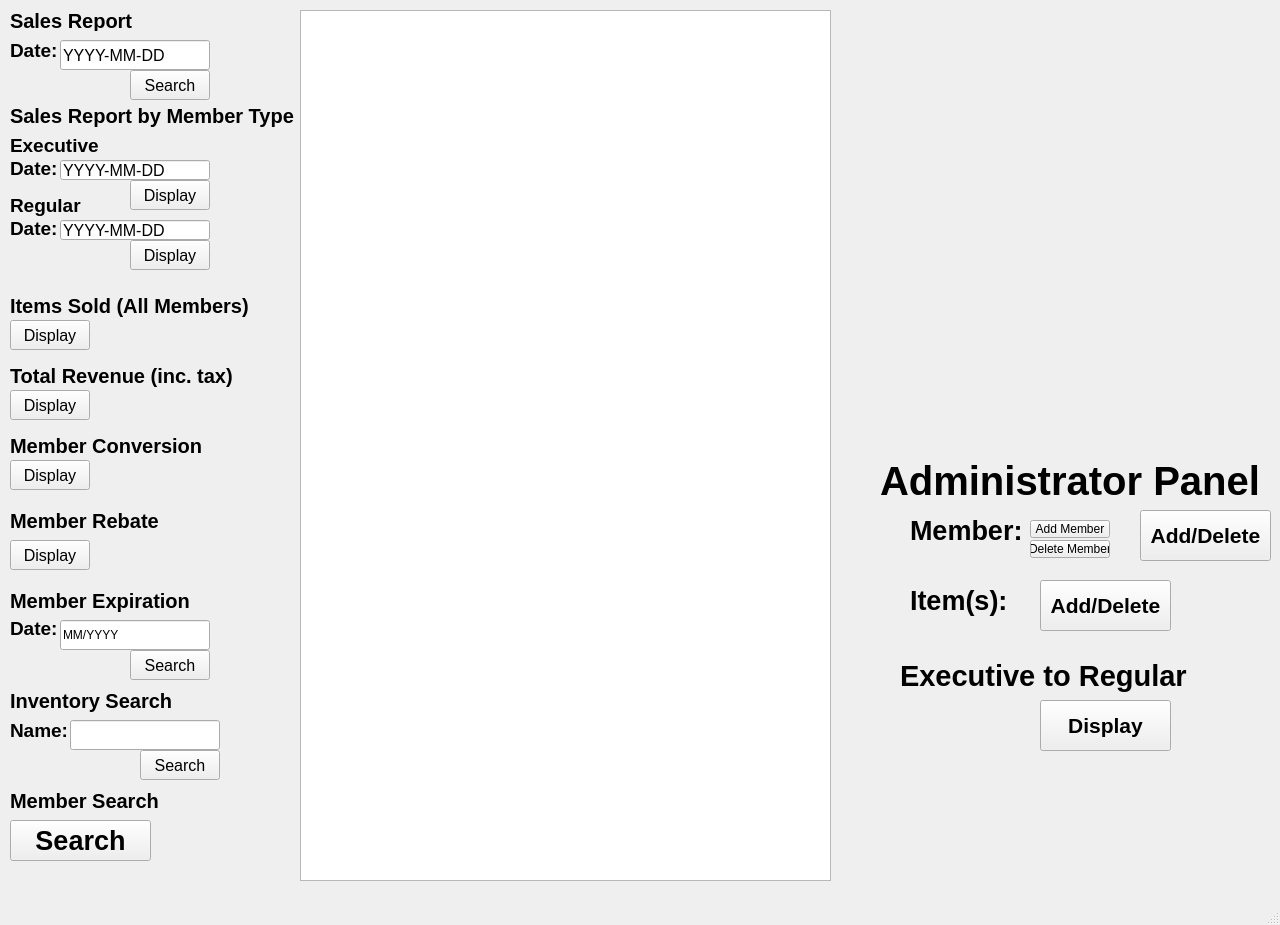
<?xml version="1.0" encoding="UTF-8"?>
<ui version="4.0">
 <class>MainWindow</class>
 <widget class="QMainWindow" name="MainWindow">
  <property name="geometry">
   <rect>
    <x>0</x>
    <y>0</y>
    <width>1280</width>
    <height>925</height>
   </rect>
  </property>
  <property name="minimumSize">
   <size>
    <width>0</width>
    <height>0</height>
   </size>
  </property>
  <property name="maximumSize">
   <size>
    <width>1280</width>
    <height>1000</height>
   </size>
  </property>
  <property name="windowTitle">
   <string>MainWindow</string>
  </property>
  <widget class="QWidget" name="centralwidget">
   <widget class="QLabel" name="taco">
    <property name="geometry">
     <rect>
      <x>860</x>
      <y>30</y>
      <width>401</width>
      <height>371</height>
     </rect>
    </property>
    <property name="text">
     <string/>
    </property>
    <property name="pixmap">
     <pixmap resource="image.qrc">:/images/tacoFlying.gif</pixmap>
    </property>
   </widget>
   <widget class="QLabel" name="label_salesReportMemberType">
    <property name="geometry">
     <rect>
      <x>10</x>
      <y>100</y>
      <width>291</width>
      <height>31</height>
     </rect>
    </property>
    <property name="font">
     <font>
      <pointsize>15</pointsize>
      <bold>true</bold>
     </font>
    </property>
    <property name="text">
     <string>Sales Report by Member Type</string>
    </property>
   </widget>
   <widget class="QTableView" name="tableView">
    <property name="geometry">
     <rect>
      <x>300</x>
      <y>10</y>
      <width>531</width>
      <height>871</height>
     </rect>
    </property>
   </widget>
   <widget class="QLabel" name="label_salesDate">
    <property name="geometry">
     <rect>
      <x>10</x>
      <y>40</y>
      <width>49</width>
      <height>21</height>
     </rect>
    </property>
    <property name="font">
     <font>
      <pointsize>14</pointsize>
      <bold>true</bold>
     </font>
    </property>
    <property name="text">
     <string>Date:</string>
    </property>
   </widget>
   <widget class="QLabel" name="label_salesReport">
    <property name="geometry">
     <rect>
      <x>10</x>
      <y>10</y>
      <width>241</width>
      <height>21</height>
     </rect>
    </property>
    <property name="font">
     <font>
      <pointsize>15</pointsize>
      <bold>true</bold>
     </font>
    </property>
    <property name="text">
     <string>Sales Report</string>
    </property>
   </widget>
   <widget class="QPushButton" name="pushButton_totalRevenueTax">
    <property name="geometry">
     <rect>
      <x>10</x>
      <y>390</y>
      <width>80</width>
      <height>30</height>
     </rect>
    </property>
    <property name="font">
     <font>
      <pointsize>12</pointsize>
     </font>
    </property>
    <property name="text">
     <string>Display</string>
    </property>
   </widget>
   <widget class="QLabel" name="label_totalRevenueTax">
    <property name="geometry">
     <rect>
      <x>10</x>
      <y>360</y>
      <width>231</width>
      <height>31</height>
     </rect>
    </property>
    <property name="font">
     <font>
      <pointsize>15</pointsize>
      <bold>true</bold>
     </font>
    </property>
    <property name="text">
     <string>Total Revenue (inc. tax)</string>
    </property>
   </widget>
   <widget class="QPushButton" name="pushButton_salesReportExecutive">
    <property name="geometry">
     <rect>
      <x>130</x>
      <y>180</y>
      <width>80</width>
      <height>30</height>
     </rect>
    </property>
    <property name="font">
     <font>
      <pointsize>12</pointsize>
     </font>
    </property>
    <property name="text">
     <string>Display</string>
    </property>
   </widget>
   <widget class="QPushButton" name="pushButton_searchSalesReport">
    <property name="geometry">
     <rect>
      <x>130</x>
      <y>70</y>
      <width>80</width>
      <height>30</height>
     </rect>
    </property>
    <property name="font">
     <font>
      <pointsize>12</pointsize>
      <bold>false</bold>
     </font>
    </property>
    <property name="text">
     <string>Search</string>
    </property>
   </widget>
   <widget class="QPushButton" name="pushButton_itemSold">
    <property name="geometry">
     <rect>
      <x>10</x>
      <y>320</y>
      <width>80</width>
      <height>30</height>
     </rect>
    </property>
    <property name="font">
     <font>
      <pointsize>12</pointsize>
     </font>
    </property>
    <property name="text">
     <string>Display</string>
    </property>
   </widget>
   <widget class="QLineEdit" name="lineEdit_dateSalesReport">
    <property name="geometry">
     <rect>
      <x>60</x>
      <y>40</y>
      <width>150</width>
      <height>30</height>
     </rect>
    </property>
    <property name="font">
     <font>
      <pointsize>12</pointsize>
     </font>
    </property>
    <property name="text">
     <string>YYYY-MM-DD</string>
    </property>
   </widget>
   <widget class="QLabel" name="label">
    <property name="geometry">
     <rect>
      <x>10</x>
      <y>290</y>
      <width>251</width>
      <height>31</height>
     </rect>
    </property>
    <property name="font">
     <font>
      <pointsize>15</pointsize>
      <bold>true</bold>
     </font>
    </property>
    <property name="text">
     <string>Items Sold (All Members)</string>
    </property>
   </widget>
   <widget class="QLabel" name="label_memberRebate">
    <property name="geometry">
     <rect>
      <x>10</x>
      <y>500</y>
      <width>251</width>
      <height>41</height>
     </rect>
    </property>
    <property name="font">
     <font>
      <pointsize>15</pointsize>
      <bold>true</bold>
     </font>
    </property>
    <property name="text">
     <string>Member Rebate</string>
    </property>
   </widget>
   <widget class="QPushButton" name="pushButton_memberRebateDisplay">
    <property name="geometry">
     <rect>
      <x>10</x>
      <y>540</y>
      <width>80</width>
      <height>30</height>
     </rect>
    </property>
    <property name="font">
     <font>
      <pointsize>12</pointsize>
     </font>
    </property>
    <property name="text">
     <string>Display</string>
    </property>
   </widget>
   <widget class="QLabel" name="label_memberExp">
    <property name="geometry">
     <rect>
      <x>10</x>
      <y>580</y>
      <width>251</width>
      <height>41</height>
     </rect>
    </property>
    <property name="font">
     <font>
      <pointsize>15</pointsize>
      <bold>true</bold>
     </font>
    </property>
    <property name="text">
     <string>Member Expiration</string>
    </property>
   </widget>
   <widget class="QLabel" name="label_memberExpDate">
    <property name="geometry">
     <rect>
      <x>10</x>
      <y>620</y>
      <width>49</width>
      <height>16</height>
     </rect>
    </property>
    <property name="font">
     <font>
      <pointsize>14</pointsize>
      <bold>true</bold>
     </font>
    </property>
    <property name="text">
     <string>Date:</string>
    </property>
   </widget>
   <widget class="QLineEdit" name="lineEdit_membeExpSearch">
    <property name="geometry">
     <rect>
      <x>60</x>
      <y>620</y>
      <width>150</width>
      <height>30</height>
     </rect>
    </property>
    <property name="text">
     <string>MM/YYYY</string>
    </property>
    <property name="placeholderText">
     <string/>
    </property>
   </widget>
   <widget class="QPushButton" name="pushButton_memberExpSearch">
    <property name="geometry">
     <rect>
      <x>130</x>
      <y>650</y>
      <width>80</width>
      <height>30</height>
     </rect>
    </property>
    <property name="font">
     <font>
      <pointsize>12</pointsize>
     </font>
    </property>
    <property name="text">
     <string>Search</string>
    </property>
   </widget>
   <widget class="QLabel" name="label_adminPanel">
    <property name="geometry">
     <rect>
      <x>880</x>
      <y>440</y>
      <width>391</width>
      <height>81</height>
     </rect>
    </property>
    <property name="font">
     <font>
      <pointsize>30</pointsize>
      <bold>true</bold>
     </font>
    </property>
    <property name="text">
     <string>Administrator Panel</string>
    </property>
   </widget>
   <widget class="QLabel" name="label_memberAddDelete">
    <property name="geometry">
     <rect>
      <x>910</x>
      <y>510</y>
      <width>121</width>
      <height>41</height>
     </rect>
    </property>
    <property name="font">
     <font>
      <pointsize>20</pointsize>
      <bold>true</bold>
     </font>
    </property>
    <property name="text">
     <string>Member:</string>
    </property>
   </widget>
   <widget class="QPushButton" name="pushButton_memberAddDelete">
    <property name="geometry">
     <rect>
      <x>1140</x>
      <y>510</y>
      <width>131</width>
      <height>51</height>
     </rect>
    </property>
    <property name="font">
     <font>
      <pointsize>16</pointsize>
      <bold>true</bold>
     </font>
    </property>
    <property name="text">
     <string>Add/Delete</string>
    </property>
   </widget>
   <widget class="QLabel" name="label_itemAddDelete">
    <property name="geometry">
     <rect>
      <x>910</x>
      <y>580</y>
      <width>121</width>
      <height>41</height>
     </rect>
    </property>
    <property name="font">
     <font>
      <pointsize>20</pointsize>
      <bold>true</bold>
     </font>
    </property>
    <property name="text">
     <string>Item(s):</string>
    </property>
   </widget>
   <widget class="QPushButton" name="pushButton_itemAddDelete">
    <property name="geometry">
     <rect>
      <x>1040</x>
      <y>580</y>
      <width>131</width>
      <height>51</height>
     </rect>
    </property>
    <property name="font">
     <font>
      <pointsize>16</pointsize>
      <bold>true</bold>
     </font>
    </property>
    <property name="text">
     <string>Add/Delete</string>
    </property>
   </widget>
   <widget class="QLabel" name="label_memberExp_2">
    <property name="geometry">
     <rect>
      <x>10</x>
      <y>680</y>
      <width>251</width>
      <height>41</height>
     </rect>
    </property>
    <property name="font">
     <font>
      <pointsize>15</pointsize>
      <bold>true</bold>
     </font>
    </property>
    <property name="text">
     <string>Inventory Search</string>
    </property>
   </widget>
   <widget class="QLabel" name="label_inventorySearchName">
    <property name="geometry">
     <rect>
      <x>10</x>
      <y>720</y>
      <width>61</width>
      <height>20</height>
     </rect>
    </property>
    <property name="font">
     <font>
      <pointsize>14</pointsize>
      <bold>true</bold>
     </font>
    </property>
    <property name="text">
     <string>Name:</string>
    </property>
   </widget>
   <widget class="QLineEdit" name="lineEdit_inventorySearch">
    <property name="geometry">
     <rect>
      <x>70</x>
      <y>720</y>
      <width>150</width>
      <height>30</height>
     </rect>
    </property>
   </widget>
   <widget class="QPushButton" name="pushButton_inventorySearch">
    <property name="geometry">
     <rect>
      <x>140</x>
      <y>750</y>
      <width>80</width>
      <height>30</height>
     </rect>
    </property>
    <property name="font">
     <font>
      <pointsize>12</pointsize>
     </font>
    </property>
    <property name="text">
     <string>Search</string>
    </property>
   </widget>
   <widget class="QLabel" name="label_memberSearch">
    <property name="geometry">
     <rect>
      <x>10</x>
      <y>780</y>
      <width>251</width>
      <height>41</height>
     </rect>
    </property>
    <property name="font">
     <font>
      <pointsize>15</pointsize>
      <bold>true</bold>
     </font>
    </property>
    <property name="text">
     <string>Member Search</string>
    </property>
   </widget>
   <widget class="QPushButton" name="pushButton_memberSearch">
    <property name="geometry">
     <rect>
      <x>10</x>
      <y>820</y>
      <width>141</width>
      <height>41</height>
     </rect>
    </property>
    <property name="font">
     <font>
      <pointsize>20</pointsize>
      <bold>true</bold>
     </font>
    </property>
    <property name="text">
     <string>Search</string>
    </property>
   </widget>
   <widget class="QPushButton" name="pushButton_salesReportRegular">
    <property name="geometry">
     <rect>
      <x>130</x>
      <y>240</y>
      <width>80</width>
      <height>30</height>
     </rect>
    </property>
    <property name="font">
     <font>
      <pointsize>12</pointsize>
     </font>
    </property>
    <property name="text">
     <string>Display</string>
    </property>
   </widget>
   <widget class="QLabel" name="label_executive">
    <property name="geometry">
     <rect>
      <x>10</x>
      <y>130</y>
      <width>91</width>
      <height>31</height>
     </rect>
    </property>
    <property name="font">
     <font>
      <pointsize>14</pointsize>
      <bold>true</bold>
     </font>
    </property>
    <property name="text">
     <string>Executive</string>
    </property>
   </widget>
   <widget class="QLabel" name="label_regular">
    <property name="geometry">
     <rect>
      <x>10</x>
      <y>190</y>
      <width>91</width>
      <height>31</height>
     </rect>
    </property>
    <property name="font">
     <font>
      <pointsize>14</pointsize>
      <bold>true</bold>
     </font>
    </property>
    <property name="text">
     <string>Regular</string>
    </property>
   </widget>
   <widget class="QLabel" name="label_salesReportExecutiveDate">
    <property name="geometry">
     <rect>
      <x>10</x>
      <y>160</y>
      <width>49</width>
      <height>16</height>
     </rect>
    </property>
    <property name="font">
     <font>
      <pointsize>14</pointsize>
      <bold>true</bold>
     </font>
    </property>
    <property name="text">
     <string>Date:</string>
    </property>
   </widget>
   <widget class="QLineEdit" name="lineEdit_salesReportExecutiveDate">
    <property name="geometry">
     <rect>
      <x>60</x>
      <y>160</y>
      <width>150</width>
      <height>20</height>
     </rect>
    </property>
    <property name="font">
     <font>
      <pointsize>12</pointsize>
     </font>
    </property>
    <property name="text">
     <string>YYYY-MM-DD</string>
    </property>
   </widget>
   <widget class="QLabel" name="label_salesReportRegularDate">
    <property name="geometry">
     <rect>
      <x>10</x>
      <y>220</y>
      <width>49</width>
      <height>16</height>
     </rect>
    </property>
    <property name="font">
     <font>
      <pointsize>14</pointsize>
      <bold>true</bold>
     </font>
    </property>
    <property name="text">
     <string>Date:</string>
    </property>
   </widget>
   <widget class="QLineEdit" name="lineEdit_salesReportRegularDate">
    <property name="geometry">
     <rect>
      <x>60</x>
      <y>220</y>
      <width>150</width>
      <height>20</height>
     </rect>
    </property>
    <property name="font">
     <font>
      <pointsize>12</pointsize>
     </font>
    </property>
    <property name="text">
     <string>YYYY-MM-DD</string>
    </property>
   </widget>
   <widget class="QLabel" name="label_memberConversionRegular">
    <property name="geometry">
     <rect>
      <x>10</x>
      <y>430</y>
      <width>191</width>
      <height>31</height>
     </rect>
    </property>
    <property name="font">
     <font>
      <pointsize>15</pointsize>
      <bold>true</bold>
     </font>
    </property>
    <property name="text">
     <string>Member Conversion</string>
    </property>
   </widget>
   <widget class="QPushButton" name="pushButton_memberConversionRegular">
    <property name="geometry">
     <rect>
      <x>10</x>
      <y>460</y>
      <width>80</width>
      <height>30</height>
     </rect>
    </property>
    <property name="font">
     <font>
      <pointsize>12</pointsize>
     </font>
    </property>
    <property name="text">
     <string>Display</string>
    </property>
   </widget>
   <widget class="QPushButton" name="pushButton_addMember">
    <property name="geometry">
     <rect>
      <x>1030</x>
      <y>520</y>
      <width>80</width>
      <height>18</height>
     </rect>
    </property>
    <property name="text">
     <string>Add Member</string>
    </property>
   </widget>
   <widget class="QLabel" name="label_executiveRegular">
    <property name="geometry">
     <rect>
      <x>900</x>
      <y>630</y>
      <width>291</width>
      <height>91</height>
     </rect>
    </property>
    <property name="font">
     <font>
      <pointsize>22</pointsize>
      <bold>true</bold>
     </font>
    </property>
    <property name="text">
     <string>Executive to Regular</string>
    </property>
   </widget>
   <widget class="QPushButton" name="pushButton_executiveRegular">
    <property name="geometry">
     <rect>
      <x>1040</x>
      <y>700</y>
      <width>131</width>
      <height>51</height>
     </rect>
    </property>
    <property name="font">
     <font>
      <pointsize>16</pointsize>
      <bold>true</bold>
     </font>
    </property>
    <property name="text">
     <string>Display</string>
    </property>
   </widget>
   <widget class="QPushButton" name="pushButton_deleteMember">
    <property name="geometry">
     <rect>
      <x>1030</x>
      <y>540</y>
      <width>80</width>
      <height>18</height>
     </rect>
    </property>
    <property name="text">
     <string>Delete Member</string>
    </property>
   </widget>
  </widget>
  <widget class="QMenuBar" name="menubar">
   <property name="geometry">
    <rect>
     <x>0</x>
     <y>0</y>
     <width>1280</width>
     <height>22</height>
    </rect>
   </property>
  </widget>
  <widget class="QStatusBar" name="statusbar"/>
 </widget>
 <resources>
  <include location="image.qrc"/>
 </resources>
 <connections/>
</ui>
